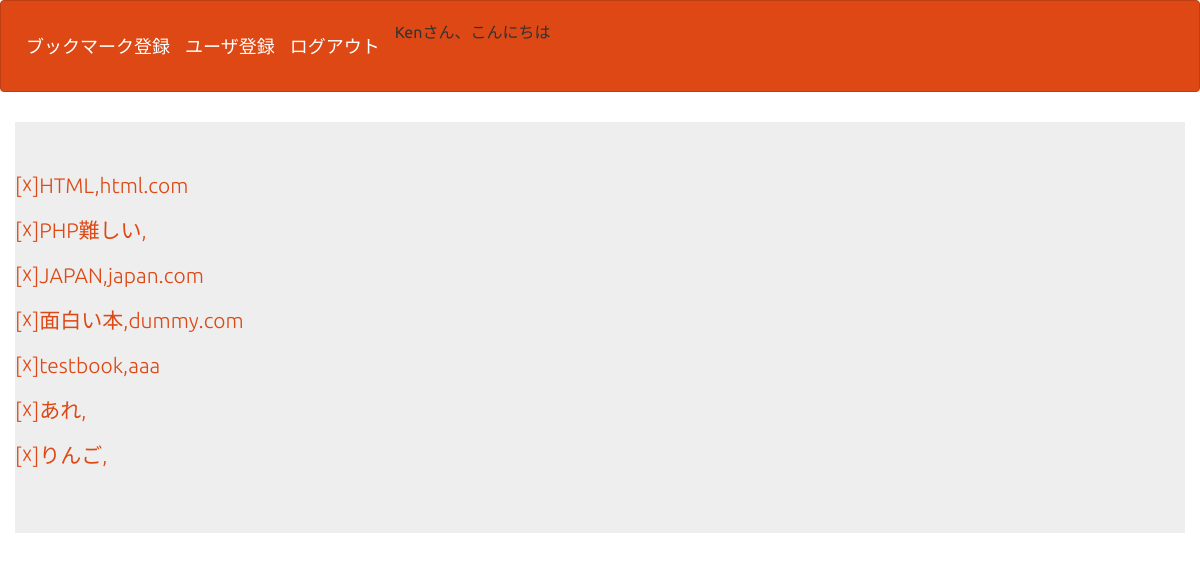
/bookselect.php (signed in), run on the app's committed database.
### tables this page shows
CREATE TABLE IF NOT EXISTS `gs_bm_table` (
`postid` int(12) NOT NULL,
  `name` varchar(64) NOT NULL,
  `email` varchar(128) NOT NULL,
  `naiyou` text NOT NULL,
  `userid` int(255) NOT NULL,
  `indate` date NOT NULL,
  `photourl` text NOT NULL
);

### bookselect.php (the view, shortened to what this page needs)
<?php
$pdo = db_con();
$stmt = $pdo->prepare("SELECT * FROM gs_bm_table");
$status = $stmt->execute();
$view = "";
if ($status == false) {
    sqlError($stmt);
} else {
    while ($result = $stmt->fetch(PDO::FETCH_ASSOC)) {
        $view .= '<p>';
        $view .= '<a href="delete.php?id=' . $result["id"] . '">';
        $view .= "[☓]";
        $view .= '</a>';
        $view .= '<a href="detail.php?id=' . $result["id"] . '">';
        $view .= $result["name"] . "," . $result["email"] . "<br>";
        $view .= '</a>';
        $view .= '</p>';
    }
}
?>
<!DOCTYPE html>
<html lang="ja">
<head>
<link rel="stylesheet" href="css/range.css">
<link href="css/bootstrap.min.css" rel="stylesheet">
</head>
<body id="main">
<header>
  <nav class="navbar navbar-default">
    <div class="container-fluid">
      <div class="navbar-header">
      <a class="navbar-brand" href="index.php">ブックマーク登録</a>
      <?php if($_SESSION["kanri_flg"] =="1"){ ?>
      <a class="navbar-brand" href="index.php">ユーザ登録</a>
      <?php } ?>
      <a class="navbar-brand" href="logout.php">ログアウト</a>
      <?=$_SESSION["name"]?>さん、こんにちは
      </div>
    </div>
  </nav>
</header>
<div>
    <div class="container jumbotron"><?=$view?></div>
</div>
</body>
</html>

### bookselect.php (style rules this page uses)
div { padding: 10px;font-size:16px; }

### data on the page
gs_bm_table: value "[☓]", name "HTML", email "html.com"
gs_bm_table: value "[☓]", name "PHP難しい"
gs_bm_table: value "[☓]", name "JAPAN", email "japan.com"
gs_bm_table: value "[☓]", name "面白い本", email "dummy.com"
gs_bm_table: value "[☓]", name "testbook", email "aaa"
gs_bm_table: value "[☓]", name "あれ"
gs_bm_table: value "[☓]", name "りんご"

### other printed values
$_SESSION["name"] "Ken"
